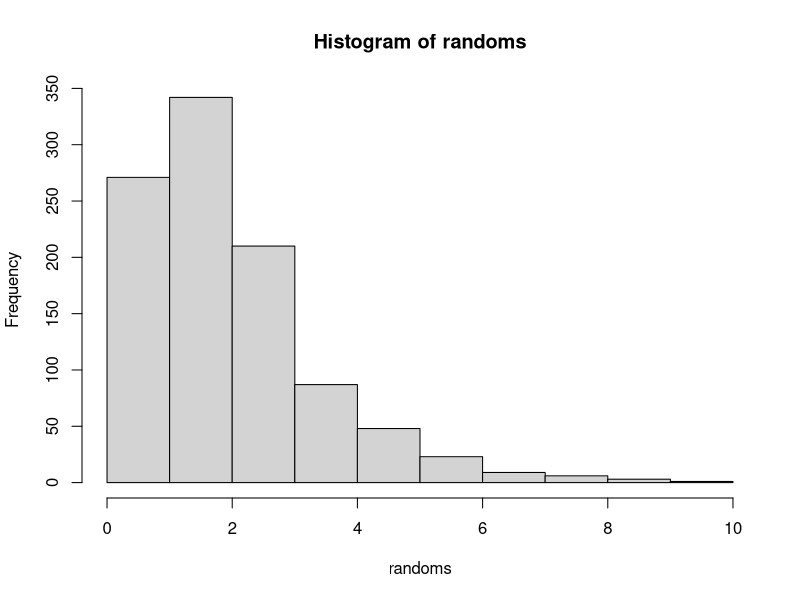

Generate this figure with R:
n_or_alpha = 2 

lambda_or_beta = 1;

u_vector<-vector();

index = 1;

num_var = 1000;

randoms <- vector();

while(index <= num_var) {


	index1 = 1;

	while(index1 <=n_or_alpha) {

		u_vector[index1] = runif(1,0,1);
		
		index1 = index1 + 1;

	
	}

	productu = log(prod(u_vector));
	
	randoms[index] = -productu/lambda_or_beta;

	index = index + 1;

}

print(randoms);
hist(randoms);



